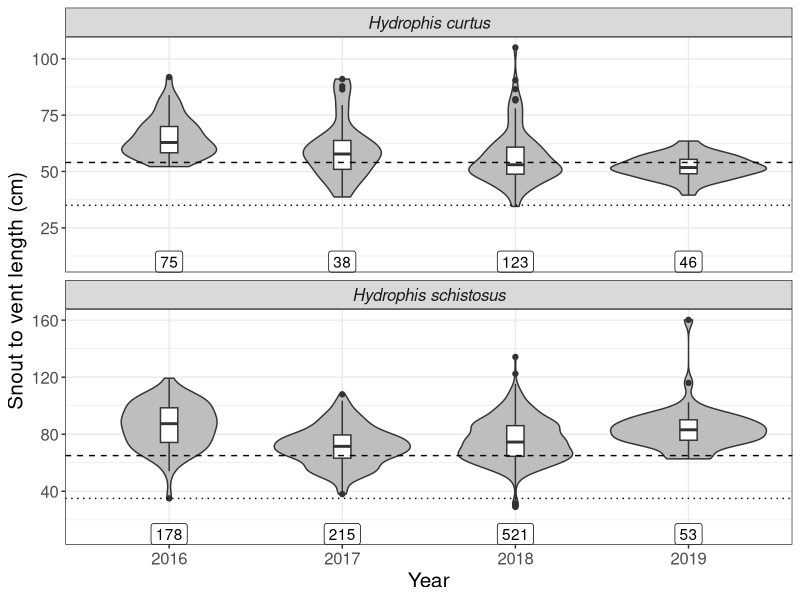
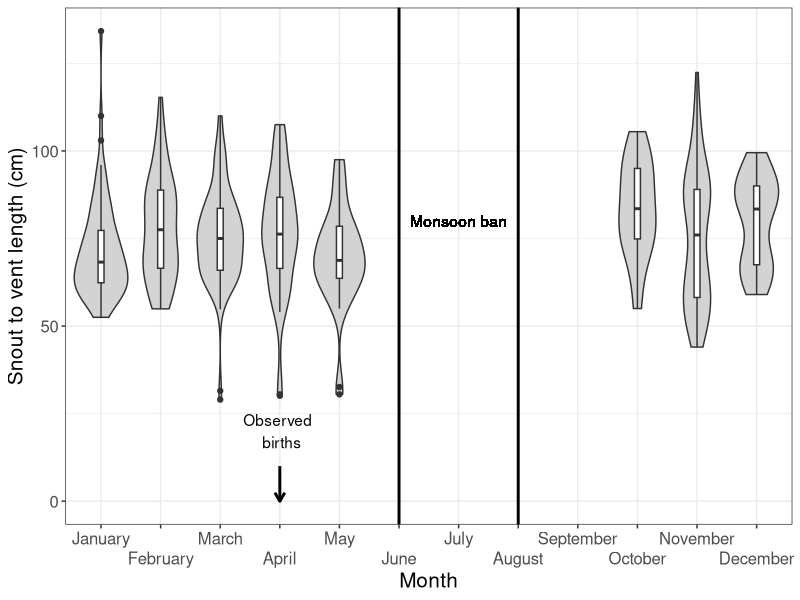
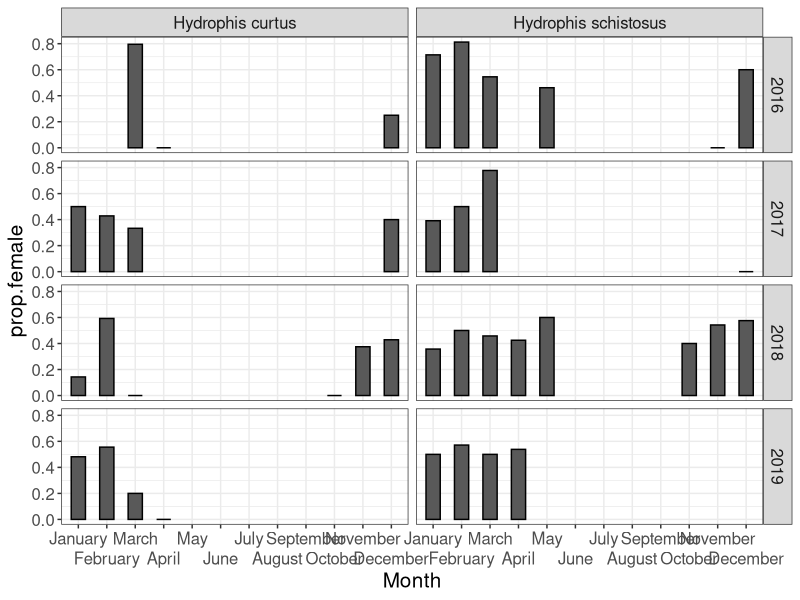
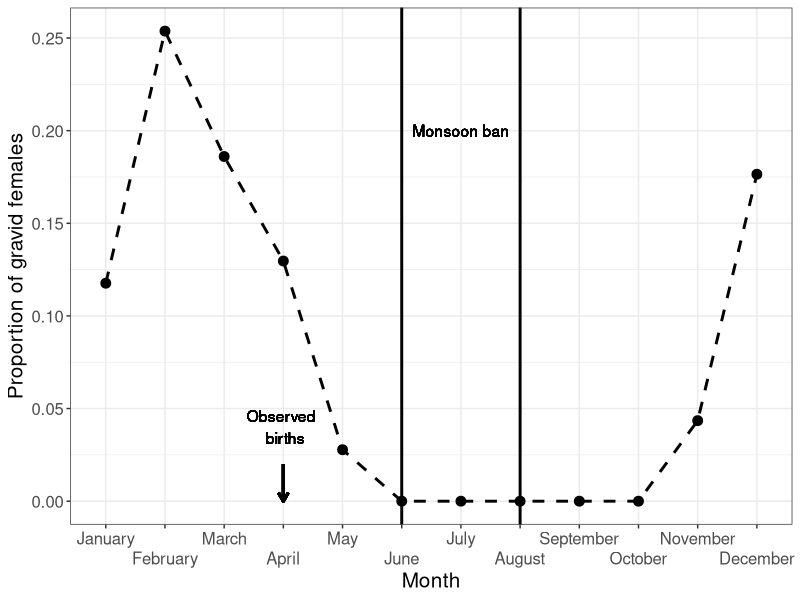
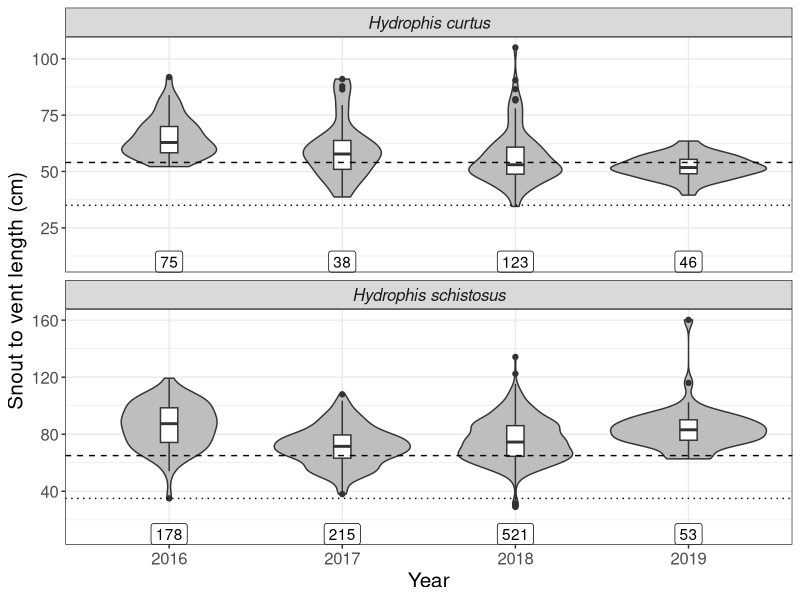

Write R code to recreate these figures, in order. (Note: this script raises an error after producing the figures.)
## ---- chunk 1
#Global options

options(max.print="75")
knitr::opts_chunk$set(echo = FALSE, error = T, warning = F, message = F, tidy = T, cache = T,
                      dpi = 300, fig.align = "center", fig.height = 4.5, fig.width = 8)

#Required libraries

library(tidyverse)
library(lubridate)
library(viridis)

# Importing data

snakes = read.csv("./Data/Sea-snakes_fish-dep_mastersheet_250420.csv")
embryos = read.csv("./Data/Sea snake_embryo data_mastersheet.csv")

snakes <- snakes%>%
  mutate(Year = as.factor(Year))%>%
  filter(Species == "Hydrophis curtus" | Species == "Hydrophis schistosus")%>%
  droplevels()


theme_set(theme_bw()+
            theme(legend.position = "top",
                  text = element_text(size = 15)
                  )
          )#setting ggplot theme

HS <- snakes%>%
  filter(Species == "Hydrophis schistosus")%>% # filtering out other snakes from bycatch data
  mutate(Year = as.factor(Year))


## ---- chunk 2
snakes%>%
  group_by(Species)%>%
  count(name = "N")
## ---- chunk 3
snakes%>%
  filter(Gear.Type != "")%>%
  select(Date, Gear.Type, No..of.Hauls, Average.Haul.Duration..Hours., Tow.duration.hours)%>%
  distinct()%>%
  mutate(Tow.duration.hours = case_when(!is.na(Tow.duration.hours) ~ Tow.duration.hours,
                                        is.na(Tow.duration.hours) ~ No..of.Hauls*Average.Haul.Duration..Hours.))%>%
  group_by(Gear.Type)%>%
  summarise(n = n(),
            haul.hours = sum(Tow.duration.hours, na.rm = T))
  
## ---- chunk 4
age.yr <- snakes%>%
  group_by(Species, Year)%>%
  summarise(N = n(),
            mean = mean(Snout.to.Vent..cm., na.rm = T))


maturtity <- snakes%>%
  group_by(Species)%>%
  count()%>%
  mutate(juv = 35,
         adult = ifelse(Species == "Hydrophis curtus", 54, 65))
  
## ---- chunk 5
# plotting distribution of SVL across years

snakes%>%
  filter(Snout.to.Vent..cm. > 20)%>%
  ggplot(aes(Year, Snout.to.Vent..cm.))+
  geom_violin(fill = "grey")+
  geom_boxplot(width = 0.1)+
  geom_hline(data = maturtity, aes(yintercept = adult), linetype = "dashed")+
  geom_hline(data = maturtity, aes(yintercept = juv), linetype = "dotted")+
  #stat_summary(fun.data = "mean_sdl", geom = "pointrange", size = 1)+
  geom_label(data = age.yr, aes(Year, 10, label = N))+
  facet_wrap(~Species, ncol = 1, scales = "free_y")+
  labs(y = "Snout to vent length (cm)")+
  theme(strip.text = element_text(face = "italic"))

ggsave(last_plot(), filename = "./Figures/figure1.tiff", height = 6, width = 8)
  
## ---- chunk 6
pop.yr <- snakes%>%
  filter(!is.na(Class))%>% # fix 2016 svl
  group_by(Species, Year)%>%
  count(Class)%>%
  complete(Class, fill = list(n = 0))%>%
  mutate(N = sum(n))%>%
  group_by(Year, Species, Class)%>%
  mutate(prop.age = n/N)

pop.yr%>%
  group_by(Species, Class)%>%
  skimr::skim(prop.age)%>%
  skimr::yank("numeric")%>%
  select(-hist)
## ---- chunk 7
pop.yr%>%
  filter(Year != 2019)%>%
  group_by(Species, Class)%>%
  nest()%>%
  mutate(test = map(data, ~prop.test(.$n, .$N)),
         sumr = map(test, broom::tidy))%>%
  select(sumr)%>%
  unnest()%>%
  select(Class:p.value)
## ---- chunk 8

library(car)

snakes%>%
  filter(Year != "2019")%>%
  group_by(Species)%>%
  select(Year, Snout.to.Vent..cm.)%>%
  nest()%>%
  mutate(mod = map(data, ~lm(Snout.to.Vent..cm. ~ Year, data = .)),
          sumr = map(mod, broom::tidy),
          stat = map(mod, car::Anova))%>%
  select(stat)%>%
  unnest()
## ---- chunk 9
# plotting distribution of SVL across months

month.svl <- HS%>%
  filter(Year == "2018", # data not sufficient for other years
         Snout.to.Vent..cm. > 20)%>% # removing erroneous data
  mutate(Month = factor(Month, levels = month.name))%>%
  complete(Month)%>%
  group_by(Month)%>%
  summarise(mean.SVL = mean(Snout.to.Vent..cm., na.rm = T))

births <- data.frame(Species = "Hydrophis schistosus", Month = "April")
  
HS%>%
  filter(Year == "2018", # data not sufficient for other years
         Snout.to.Vent..cm. > 20)%>% # removing erroneous data
  mutate(Month = factor(Month, levels = month.name))%>%
  complete(nesting(Species), Month)%>%
  droplevels()%>%
  ggplot(aes(Month, Snout.to.Vent..cm.))+
  geom_violin(fill = "light grey")+
  #geom_point(data = month.svl, aes(x = Month, y = mean.SVL), size = 3)+
  geom_boxplot(width = 0.1)+
  geom_segment(data = births, aes(x = Month, xend = Month, y = 0 , yend = 10), #marking births
               arrow = arrow(length = unit(0.25, "cm"), ends = "first"), size = 1)+
  geom_text(data = births, aes(x = Month, y = 20, label = paste("Observed \n births")))+
  geom_vline(aes(xintercept = "June"), size = 1)+#start of the monsoon ban
  geom_vline(aes(xintercept = "August"), size = 1)+#end of the monsoon ban
  geom_text(aes(x = "July", y = 80, label = "Monsoon ban"))+
  scale_x_discrete(guide = guide_axis(n.dodge = 2))+
  labs(y = "Snout to vent length (cm)")

## ---- chunk 10
# proportion of jeuveniles in each month

snakes%>%
  filter(Year == "2018", # data not sufficient for other years
         Snout.to.Vent..cm. > 20)%>% # removing erroneous data
  mutate(Month = factor(Month, levels = month.name))%>%
  group_by(Species, Month)%>%
  summarise(prop.neonate = sum(Snout.to.Vent..cm. < 40)/n())%>%
  spread(Month, prop.neonate)
## ---- chunk 11
# Plotting sex ratios across years

snakes%>%
  filter(Sex == "Male" | Sex == "Female")%>%
  group_by( Species, Year, Month)%>%
  summarise(N = n(),
            females = sum(Sex == "Female"),
            prop.female = females/N)%>%
  mutate(Month = factor(Month, levels = month.name))%>%
  complete(Month)%>%
  ggplot(aes(Month, prop.female))+
  geom_col(width = 0.5, col = "black")+
  scale_x_discrete(guide = guide_axis(n.dodge = 2))+
  facet_grid(Year ~ Species)

## ---- chunk 12
snakes%>%
  group_by(Species)%>%
  filter(Sex == "Male" | Sex == "Female")%>%
  summarise(females = sum(Sex == "Female"),
            N = n())

# is proportion of females different from 0.5?
snakes%>%
  filter(Sex == "Male" | Sex == "Female")%>%
  group_by(Species)%>%
  summarise(females = sum(Sex == "Female"),
            N = n())%>%
  group_by(Species)%>%
  nest()%>%
  mutate(test = map(data, ~prop.test(.$females, .$N, p = 0.5)),
         sumr = map(test, broom::tidy))%>%
  select(sumr)%>%
  unnest()
## ---- chunk 13
# percentage of gravid females in sample

HS%>%
  count(Gravid)%>%
  mutate(N = sum(n))%>%
  mutate(prop.gravid = n/N)%>%
  filter(Gravid == "Yes")
## ---- chunk 14
# checking the number of gravid females per year

HS%>%
  group_by(Year)%>%
  filter(Gravid == "Yes")%>%
  count(Gravid)%>%
  spread(Gravid, n)
## ---- chunk 15
# calculating the proportion of gravid females per month

gravid <- HS%>%
  mutate(Month = factor(Month, levels = month.name))%>%
  filter(Year == "2018" | Year == "2019")%>% # only for 2018/19
  group_by(Month)%>%
  summarise(N = n(),
            gravid = sum(Gravid == "Yes"),
            prop.gravid = gravid/N)

print(gravid)
## ---- chunk 16
# plotting prop gravid per month

gravid%>%
  mutate(Month = factor(Month, levels = month.name))%>%
  complete(Month, fill = list(prop.gravid = 0))%>%
  ggplot(aes(Month, prop.gravid))+
  geom_point(size = 3)+
  geom_path(aes(group = 1), size = 1, linetype = "dashed")+
  geom_segment(aes(x = "April", xend = "April", y = 0 , yend = 0.02), #marking births
               arrow = arrow(length = unit(0.25, "cm"), ends = "first"), size = 1)+
  geom_text(aes(x = "April", y = 0.04, label = paste("Observed \n births")))+
  geom_vline(aes(xintercept = "June"), size = 1)+#start of the monsoon ban
  geom_vline(aes(xintercept = "August"), size = 1)+#end of the monsoon ban
  geom_text(aes(x = "July", y = 0.20, label = "Monsoon ban"))+
  scale_x_discrete(guide = guide_axis(n.dodge = 2))+
  labs(y = "Proportion of gravid females")

## ---- chunk 17
embryos%>%
  summarise(n.mothers = length(unique(Field.Code)),
            n.embryos = length(unique(Embryo.Code)))
## ---- chunk 18
embryos%>%
  select(Egg.Length..mm., Egg.Width..mm., Egg.Weigth..g., Snout.to.Vent..cm., Embryo.Weight..g.)%>%
  skimr::skim()%>%
  skimr::yank("numeric")%>%
  select(-hist)
## ---- chunk 19
embryos%>%
  group_by(Field.Code)%>%
  filter(Sex != "")%>%
  summarise(prop.female = sum(Sex == "Female")/n())%>%
  skimr::skim(prop.female)%>%
  skimr::yank("numeric")%>%
  select(-hist)

embryos%>%
  filter(Sex != "")%>%
  summarise(females = sum(Sex == "Female"),
            N = n())

broom::tidy(prop.test(86, 166, p = 0.5))%>%
  select(estimate:conf.high)
## ---- chunk 20
embryos%>%
  count(Embryo)%>%
  mutate(N = sum(n), rate = n*100/N)
## ---- chunk 21
embryos%>%
  ggplot(aes(Embryo.Weight..g., Yolk.Weight..g.))+
  geom_point(size = 3)+
  geom_smooth(method = "lm", linetype = "dashed", size = 1)
## ---- chunk 22
embryos%>%
  select(Yolk.Weight..g., Embryo.Weight..g.)%>%
  nest()%>%
  mutate(mod = map(data, ~lm(Yolk.Weight..g. ~ Embryo.Weight..g., data = .)),
         sumr = map(mod, broom::tidy),
         stat = map(mod, broom::glance))%>%
  select(sumr, stat)%>%
  unnest()%>%
  select(term:r.squared)
## ---- chunk 23
embryos%>%
  ggplot(aes(Embryo.Weight..g., Egg.Weigth..g.))+
  geom_point(aes(col = Yolk.Weight..g.), size = 3)+
  geom_smooth(method = "lm", linetype = "dashed", size = 1)+
  scale_color_viridis(name = "Yolk Weight (g)")+
  labs(x = "Embryo Weight (g)", y = "Total Egg Weight (g)")

## ---- chunk 24
embryos%>%
  select(Egg.Weigth..g., Embryo.Weight..g.)%>%
  nest()%>%
  mutate(mod = map(data, ~lm(Egg.Weigth..g. ~ Embryo.Weight..g., data = .)),
         sumr = map(mod, broom::tidy),
         stat = map(mod, broom::glance))%>%
  select(sumr, stat)%>%
  unnest()%>%
  select(term:r.squared)
## ---- chunk 25
# Cleaning reproductive effort data

re <- embryos%>%
  left_join(snakes, by = c("Date", "Field.Code", "Species"))%>%
  select(Date, Field.Code, Embryo.Code, Species, Egg.Length..mm.:Tail.Length..cm..x,
         Egg.Weigth..g.:Sex.x, Snout.to.Vent..cm..y:Tail.Length..cm..y, Weight..g.,
         -Body.Length..cm..x, - Body.Length..cm..y)%>%
  filter(Species == "Hydrophis schistosus")%>%
  rename(Embryo.SVL = Snout.to.Vent..cm..x,
         Embryo.TL = Tail.Length..cm..x,
         Embryo.Sex = Sex.x,
         Female.SVL = Snout.to.Vent..cm..y,
         Female.TL = Tail.Length..cm..y,
         Mother.Wt = Weight..g.
         )%>%
  filter(Female.SVL > 50)
## ---- chunk 26
re_clutch <- re%>%
  select(Field.Code, Egg.Weigth..g., Mother.Wt, Female.SVL)%>%
  group_by(Field.Code)%>%
  summarise(clutch.size = n(),
            Clutch.wt = sum(Egg.Weigth..g.),
            Mother.wt = last(Mother.Wt),
            Female.SVL = last(Female.SVL))%>%
  mutate(rcm = Clutch.wt/(Mother.wt - Clutch.wt))
## ---- chunk 27
re_clutch%>%
  ggplot(aes(Female.SVL, clutch.size))+
  geom_point(size =3)+
  geom_smooth(method = "lm")
## ---- chunk 28
re_clutch%>%
  select(Female.SVL, clutch.size)%>%
  nest()%>%
  mutate(mod = map(data, ~lm(clutch.size ~ Female.SVL, data = .)),
         sumr = map(mod, broom::tidy),
         stat = map(mod, broom::glance))%>%
  select(sumr, stat)%>%
  unnest()%>%
  select(term:r.squared)
## ---- chunk 29
re_clutch%>%
  ggplot(aes(Female.SVL, rcm))+
  geom_point(aes(col = clutch.size), size = 3)+
  geom_smooth(method = "lm", linetype = "dashed")+
  scale_y_continuous(name = "Relative clutch mass")+
  scale_x_continuous(limits = c(85, 115), name = "Female SVL (cm)")+
  scale_color_viridis(name = "Clutch size")+
  theme(legend.text = element_text(size = 10))
## ---- chunk 30
re_clutch%>%
  select(Female.SVL, rcm)%>%
  nest()%>%
  mutate(mod = map(data, ~lm(rcm ~ Female.SVL, data = .)),
         sumr = map(mod, broom::tidy),
         stat = map(mod, broom::glance))%>%
  select(sumr, stat)%>%
  unnest()%>%
  select(term:r.squared)
## ---- chunk 31
# reproductive effort per embruo

re_embryo <- re%>%
  select(Field.Code, Embryo.Code, Egg.Weigth..g.,  Mother.Wt, Female.SVL, Embryo.Sex, Embryo.SVL)%>%
  group_by(Field.Code)%>%
  mutate(clutch.wt = sum(Egg.Weigth..g.), 
         Female.wt = Mother.Wt - clutch.wt)%>%
  group_by(Field.Code, Embryo.Code)%>%
  summarise(inv = Egg.Weigth..g./Female.wt, 
            Female.SVL = last(Female.SVL),
            Embryo.Sex = Embryo.Sex,
            Embryo.SVL = Embryo.SVL)%>%
  ungroup()
## ---- chunk 32
# using residuals to control for embryo development

emsvlinv <- lm(inv ~ Embryo.SVL, data = re_embryo)

re_embryo%>%
  modelr::add_residuals(emsvlinv)%>%
  ggplot(aes(Female.SVL, resid))+
  geom_point(aes(col = Embryo.SVL), size = 3)+
  geom_smooth(method = "lm", linetype = "dashed", size = 1)+
  scale_y_continuous(name = "Relative egg mass (residuals)")+
  scale_x_continuous(limits = c(85, 115), name = "Female SVL (cm)")+
  scale_color_viridis(name = "Embryo SVL (cm)")

## ---- chunk 33
re_embryo%>%
  select(Female.SVL, inv, Embryo.SVL)%>%
  nest()%>%
  mutate(mod = map(data, ~lm(inv ~ Female.SVL + Embryo.SVL, data = .)),
         sumr = map(mod, broom::tidy),
         stat = map(mod, broom::glance))%>%
  select(sumr, stat)%>%
  unnest()%>%
  select(term:p.value, r.squared)
## ---- chunk 34
re_embryo%>%
  filter(Embryo.Sex == "Male" | Embryo.Sex == "Female")%>%
  modelr::add_residuals(emsvlinv)%>%
  ggplot(aes(Female.SVL, resid, shape = Embryo.Sex))+
  geom_point(aes(col = Embryo.SVL), size = 3)+
  geom_smooth(method = "lm", linetype = "dashed", size = 1)+
  scale_y_continuous(name = "Relative egg mass (residuals)")+
  scale_x_continuous(limits = c(85, 115), name = "Female SVL (cm)")+
  scale_color_viridis(name = "Embryo SVL (cm)")
## ---- chunk 35
re_embryo%>%
  filter(Embryo.Sex == "Male" | Embryo.Sex == "Female")%>%
  select(Embryo.Sex, inv, Embryo.SVL)%>%
  nest()%>%
  mutate(mod = map(data, ~lm(inv ~ Embryo.Sex + Embryo.SVL, data = .)),
         sumr = map(mod, broom::tidy),
         stat = map(mod, broom::glance))%>%
  select(sumr, stat)%>%
  unnest()%>%
  select(term:p.value, r.squared)
## ---- chunk 36
snakes%>%
  group_by(Species)%>%
  count(Condition.at.encounter..D.A.)%>%
  mutate(N = sum(n),
         prop.dead = n/N)%>%
  filter(Condition.at.encounter..D.A. == "Dead")%>%
  select(-Condition.at.encounter..D.A.)
## ---- chunk 37
snakes%>%
  group_by(Species)%>%
  count(Condition.at.encounter..D.A.)%>%
  mutate(N = sum(n),
         prop.dead = n/N)%>%
  filter(Condition.at.encounter..D.A. == "Dead")%>%
  select(-Condition.at.encounter..D.A.)%>%
  ungroup()%>%
  nest()%>%
  mutate(test = map(data, ~prop.test(.$n, .$N)),
         sumr = map(test, broom::tidy))%>%
  select(sumr)%>%
  unnest()%>%
  select(estimate1:p.value)
## ---- chunk 38
snakes%>%
  filter(!is.na(Class))%>%
  group_by(Species, Class)%>%
  count(Condition.at.encounter..D.A.)%>%
  mutate(N = sum(n),
         prop.dead = n/N)%>%
  filter(Condition.at.encounter..D.A. == "Dead")%>%
  select(-Condition.at.encounter..D.A.)
## ---- chunk 39
snakes%>%
  filter(!is.na(Class))%>%
  group_by(Species, Class)%>%
  count(Condition.at.encounter..D.A.)%>%
  mutate(N = sum(n),
         prop.dead = n/N)%>%
  filter(Condition.at.encounter..D.A. == "Dead")%>%
  select(-Condition.at.encounter..D.A.)%>%
  group_by(Species)%>%
  nest()%>%
  mutate(test = map(data, ~prop.test(.$n, .$N)),
         sumr = map(test, broom::tidy))%>%
  select(sumr)%>%
  unnest()%>%
  select(estimate1:p.value)

## ---- chunk 40
snakes%>%
  filter(Sex != "")%>%
  group_by(Species, Sex)%>%
  count(Condition.at.encounter..D.A.)%>%
  mutate(N = sum(n),
         prop.dead = n/N)%>%
  filter(Condition.at.encounter..D.A. == "Dead")%>%
  select(-Condition.at.encounter..D.A.)
## ---- chunk 41
snakes%>%
  filter(Sex != "")%>%
  group_by(Species, Sex)%>%
  count(Condition.at.encounter..D.A.)%>%
  mutate(N = sum(n),
         prop.dead = n/N)%>%
  filter(Condition.at.encounter..D.A. == "Dead")%>%
  select(-Condition.at.encounter..D.A.)%>%
  group_by(Species)%>%
  nest()%>%
  mutate(test = map(data, ~prop.test(.$n, .$N)),
         sumr = map(test, broom::tidy))%>%
  select(sumr)%>%
  unnest()%>%
  select(estimate1:p.value)
## ---- chunk 42
HS%>%
  filter(Sex == "Female",
         Class == "Adult")%>%
  group_by(Gravid)%>%
  count(Condition.at.encounter..D.A.)%>%
  mutate(N = sum(n),
         prop.dead = n/N)%>%
  filter(Condition.at.encounter..D.A. == "Dead")%>%
  select(-Condition.at.encounter..D.A.)
## ---- chunk 43
HS%>%
  filter(Sex == "Female",
         Class == "Adult")%>%
  group_by(Gravid)%>%
  count(Condition.at.encounter..D.A.)%>%
  mutate(N = sum(n),
         prop.dead = n/N)%>%
  filter(Condition.at.encounter..D.A. == "Dead")%>%
  select(-Condition.at.encounter..D.A.)%>%
  ungroup()%>%
  nest()%>%
  mutate(test = map(data, ~prop.test(.$n, .$N)),
         sumr = map(test, broom::tidy))%>%
  select(sumr)%>%
  unnest()%>%
  select(estimate1:p.value)
